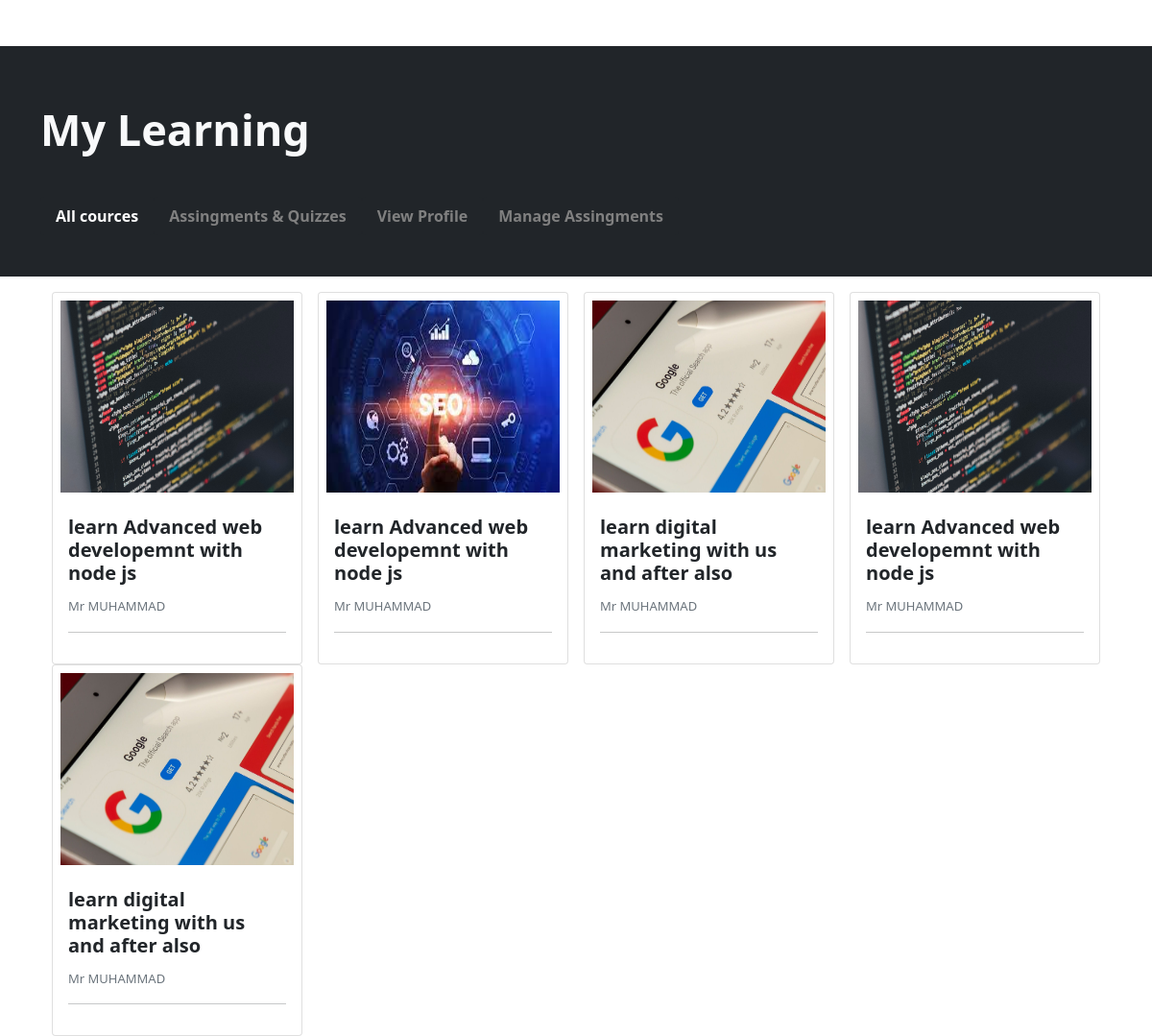
The app's page /student/dashboard.php (signed in) with its own data.
### tables this page shows
CREATE TABLE `cource` (
  `courses_id` int(11) NOT NULL,
  `course_title` varchar(255) NOT NULL,
  `course_subtitle` varchar(225) NOT NULL,
  `select_language` varchar(100) NOT NULL,
  `selecting_level` varchar(100) NOT NULL,
  `select_category` int(11) NOT NULL,
  `primary_taught` varchar(225) NOT NULL,
  `course_img` varchar(225) NOT NULL,
  `course_video` varchar(225) NOT NULL,
  `instructor_name` varchar(50) NOT NULL,
  `course_description` longtext NOT NULL,
  `instructor_id` int(11) NOT NULL,
  `course_type` varchar(50) NOT NULL
);

CREATE TABLE `instructor` (
  `instructor_id` int(11) NOT NULL,
  `fname` varchar(30) NOT NULL,
  `lname` varchar(30) NOT NULL,
  `headline` varchar(40) NOT NULL,
  `number` varchar(225) NOT NULL,
  `instructor_img` varchar(225) NOT NULL,
  `website` varchar(225) NOT NULL,
  `twitter` varchar(225) NOT NULL,
  `facebook` varchar(225) NOT NULL,
  `linkdin` varchar(225) NOT NULL,
  `youtube` varchar(225) NOT NULL,
  `biography` longtext NOT NULL,
  `MoreInfo` varchar(400) NOT NULL,
  `teachings` varchar(400) NOT NULL,
  `registration_id` int(11) NOT NULL
);

### back.php (called while the page is built, shortened)
<?php
class backend{
    private $server = "localhost";
    private $username = "root";
    private $psw = "";
    private $database = "project";
    private $mysql;
    private $conn = false;
    public function __construct(){
        if(!$this->conn){
            $this->mysql = new mysqli($this->server, $this->username,$this->psw,$this->database);
            $this->conn = true;
        }
        else{
           return true;
        }
    }
      function fetching($table, $rows="*", $join = null, $where = null){
        $select = "SELECT $rows FROM $table";
        if(!is_null($where)){
            $select .= " WHERE $where";
        }
        $RunSelect = $this->mysql->query($select);
        if($RunSelect){
            $FetchData = $RunSelect->fetch_all(MYSQLI_ASSOC);
            if($FetchData){
                if($FetchData !== null){
                    return $FetchData;
                }
            }
        }else{
            echo "Error Occur in Query".$this->mysql->error;
            return array();
        }
      }
    }
?>

### student/dashboard.php (the view, shortened to what this page needs)
<?php
include ("../back.php");
if(isset($_SESSION['login'])){
 $enrollments_data = new backend();
?>
<!doctype html>
<html lang="en">
<head>
  <link href="https://cdn.jsdelivr.net/npm/bootstrap@5.0.2/dist/css/bootstrap.min.css" rel="stylesheet"
>
  <link rel="stylesheet" href="https://cdnjs.cloudflare.com/ajax/libs/font-awesome/6.5.1/css/all.min.css"
 />
</head>
<body>
  <div class="bg-dark mt-5 head-color">
    <div class="container">
      <h2 class="fw-bold text-light">My Learning</h2>
      <div class="nav nav-pills navtabs-spacing mb-3" id="pills-tab" role="tablist">
        <button class="nav-link text fw-bold active" style="background-color: #212529;" id="pills-cources-tab"
        data-bs-toggle="pill" data-bs-target="#pills-cources">All cources</button>
        <button class="nav-link text fw-bold" style="background-color: #212529;" id="pills-profile-tab"
            data-bs-toggle="pill" data-bs-target="#pills-profile">Assingments & Quizzes</button>
        <button class="nav-link text fw-bold" style="background-color: #212529;" id="pills-favourite-tab"
            data-bs-toggle="pill" data-bs-target="#pills-favourite">View Profile</button>
        <button class="nav-link text fw-bold" style="background-color: #212529;" id="pills-listCources-tab"
            data-bs-toggle="pill" data-bs-target="#pills-listCources">Manage Assingments</button>
        </div>
    </div>
  </div>
  <div class="container" style="">
  <div class="tab-content" id="pills-tabContent">
<div class="tab-pane fade show active" id="pills-cources" role="tabpanel">
<div class="container mt-3">
        <div class="row gx-3">
<?php
          $login_id = $_SESSION['id'];
$all_data = $enrollments_data->fetching('enrollments','*',null,"registration_id = $login_id");
if(!empty($all_data)){
foreach($all_data as $enroll_data){
$courses_id = $enroll_data['courses_id'];
$get_data_compelete = $enrollments_data->fetching('cource','*',null,"courses_id = $courses_id");
foreach($get_data_compelete as $courses_data){
  $courses_id = $courses_data['courses_id'];
  $course_title = $courses_data['course_title'];
  $course_img = $courses_data['course_img'];
  $instructor_id = $courses_data['instructor_id'];
?>
          <a target="_blank" href="video_gallery.php?courses_id=<?=$courses_id?>" class="col-3 text-decoration-none text-dark">
            <div class="col">
              <div class="card h-100">
                <img src="../instructor/new/<?= $course_img?>" class="card-img-top p-2" alt="...">
                <div class="card-body">
                  <h5 class="card-title fw-bold">
                    <?= $course_title ?>
                  </h5>
                  <?php
                    $get_data_instructor = $enrollments_data->fetching('instructor','*',null,"instructor_id = $instructor_id");
                    foreach($get_data_instructor as $instructor_data){
                      $fname = $instructor_data['fname'];
                  ?>
                  <p class="text-secondary" style="font-size:13px;padding-top:5px;">Mr
                    <?= $fname ?>
                  </p>
                  <hr>
                </div>
              </div>
            </div>
          </a>
          <?php
  }
  }
}
}
else{
echo "<h1 style='margin-left: 30%'>You Dont have enroll any course yet</h1>";
}
  ?>
        </div>
</div>
  </div>
</div>
  </div>
</body>
</html>
  <?php
}
?>

### student/dashboard.php (style rules this page uses)
.head-color { height: 30vh; }
.head-color h2 { font-size: 45px; padding-top: 60px; }
.navtabs-spacing { margin-top: 23px; }
.text { color: grey; text-decoration: none; background-color: black; transition: color 0.3s, text-decoration 0.3s; }
.card-img-top { height: 27vh; }
.navtabs-spacing { margin-top: 43px !important; }

### records on screen
cource: course_img (picture), course_title "learn Advanced web developemnt with node js"
instructor: fname "MUHAMMAD"
cource: course_img (picture), course_title "learn Advanced web developemnt with node js"
cource: course_img (picture), course_title "learn digital marketing with us and after also"
